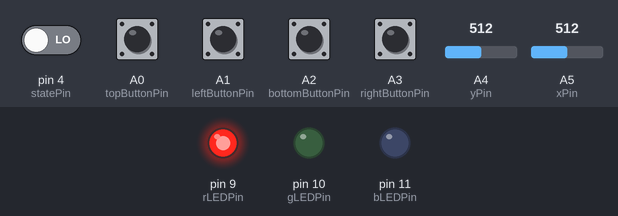
Bench run of a sketch on a simulated Arduino Leonardo, built with avr-gcc and run on an emulated ATmega32U4. On the bench: output pins drawn as LEDs (lit = HIGH). The test bench sets the inputs (shaded band); at power-on: A0 (topButtonPin), A1 (leftButtonPin), A2 (bottomButtonPin), A3 (rightButtonPin), pin 4 (statePin) LOW, A4 (yPin) = 512, A5 (xPin) = 512. What the sketch prints to the serial monitor is not drawn.

Above: at 1.2 s.
1.3 s: pin 4 (statePin) driven HIGH
At 2.5 s:
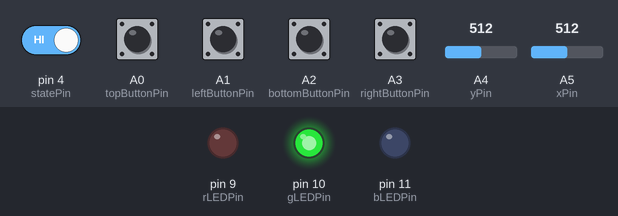
2.8 s: A4 (yPin) set to 630
4.3 s: A4 (yPin) set to 654
6.2 s: A5 (xPin) set to 644
7.7 s: A5 (xPin) set to 666
Timing chart, 0 to 10.7 s (numbered marks = the images above; inputs shaded):
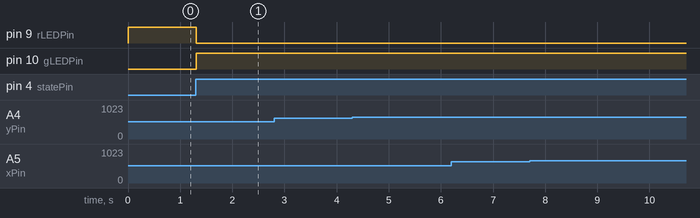

The sketch:

ArduinoControllerLeonardo.ino
```cpp
// Bluetooth Pins
const int rxPin = 2;
const int txPin = 3;
const int statePin = 4;

// Button Pins
const int topButtonPin = A0;
const int leftButtonPin = A1;
const int bottomButtonPin = A2;
const int rightButtonPin = A3;

// Joystick Pins
const int xPin = A5; // Rotated 90 Degrees CCW
const int yPin = A4; // Rotated 90 Degrees CCW

// Output Pins
const int rLEDPin = 9;
const int gLEDPin = 10;
const int bLEDPin = 11;

// Bluetooth Vars
bool bluetoothConnected;

// Joystick Vars
bool rotated = true; // Standard VS 90 Degrees CW
int xVal = 0;
int yVal = 0;

void setup() {
  // Initialize Serial Communication At 9600 Baud Rate
  Serial.begin(9600);
  Serial1.begin(9600);

  pinMode (topButtonPin, INPUT);
  pinMode (leftButtonPin, INPUT);
  pinMode (bottomButtonPin, INPUT);
  pinMode (rightButtonPin, INPUT);

  pinMode (statePin, INPUT);
  pinMode(xPin, INPUT);
  pinMode(yPin, INPUT);
}

void loop() {
  // Bluetooth
  if (digitalRead(statePin) == HIGH){
    bluetoothConnected = true;
  } else {
    bluetoothConnected = false;
  }

  if (bluetoothConnected){
    analogWrite(rLEDPin, 0);
    analogWrite(gLEDPin, 255);
    analogWrite(bLEDPin, 0);
  } else {
    analogWrite(rLEDPin, 255);
    analogWrite(gLEDPin, 0);
    analogWrite(bLEDPin, 0);
  }

  // Buttons
  if (digitalRead(topButtonPin) == HIGH){
    delay(100);

    Serial.println("Top P Keycode: 0x50");
    Serial1.println("0x50");
  } else if (digitalRead(leftButtonPin) == HIGH){
    delay(100);

    Serial.println("Left P Keycode: 0x50");
    Serial1.println("0x50");
  } else if (digitalRead(bottomButtonPin) == HIGH){
    delay(100);

    Serial.println("Bottom P Keycode: 0x50");
    Serial1.println("0x50");
  } else if (digitalRead(rightButtonPin) == HIGH){
    delay(100);

    Serial.println("Right P Keycode: 0x50");
    Serial1.println("0x50");
  }

  // Joystick
  xVal = map(analogRead(xPin), 0, 1023, -100, 100);
  yVal = map(analogRead(yPin), 0, 1023, -100, 100);
  // WASD
  if (!(xVal < 25 && xVal > -25 && yVal < 25 && yVal > -25)){
    if (abs(xVal) > abs(yVal)){
      if (xVal > 0){
        if (!rotated){
          Serial.println("D Keycode: 0x44");
          Serial1.println("0x44");
        } else {
          Serial.println("D Keycode: 0x44");
          Serial1.println("0x44");
        }
      } else {
        if (!rotated){
          Serial.println("A Keycode: 0x41");
          Serial1.println("0x41");
        } else {
          Serial.println("A Keycode: 0x41");
          Serial1.println("0x41");
        }
      }
    } else {
      if (yVal > 0){
        if (!rotated){
          Serial.println("W Keycode: 0x57");
          Serial1.println("0x57");
        } else {
          Serial.println("S Keycode: 0x53");
          Serial1.println("0x53");
        }
      } else {
        if (!rotated){
          Serial.println("S Keycode: 0x53");
          Serial1.println("0x53");
        } else {
          Serial.println("W Keycode: 0x57");
          Serial1.println("0x57");
        }
      }
    }
  }

  // Delay
  delay(50);
}
```

Measured:
- after the input at 1.3 s, pin 9 (rLEDPin): HIGH → LOW at once; pin 10 (gLEDPin): LOW → HIGH at once
- after the input at 2.8 s, every drawn part: stays the same
- after the input at 4.3 s, every drawn part: stays the same
- after the input at 6.2 s, every drawn part: stays the same
- after the input at 7.7 s, every drawn part: stays the same
